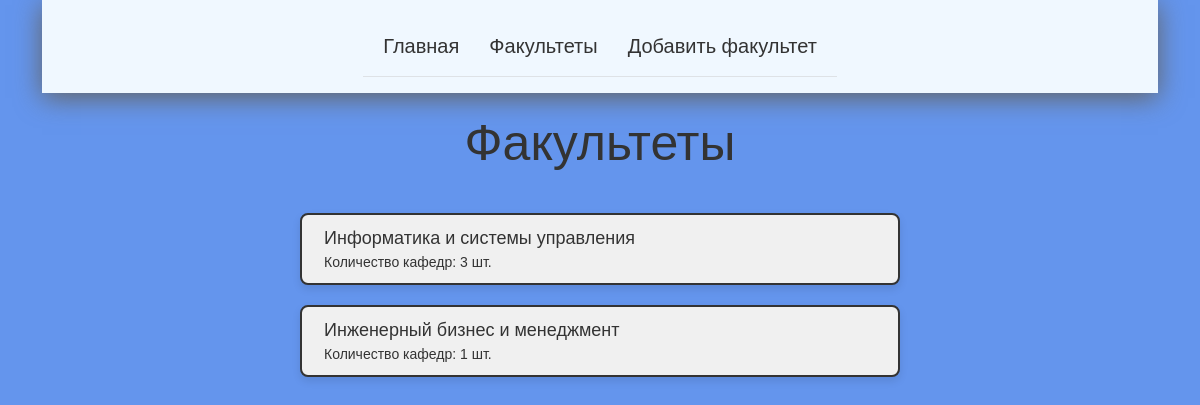
/faculties, run on an earlier commit of the app's database.
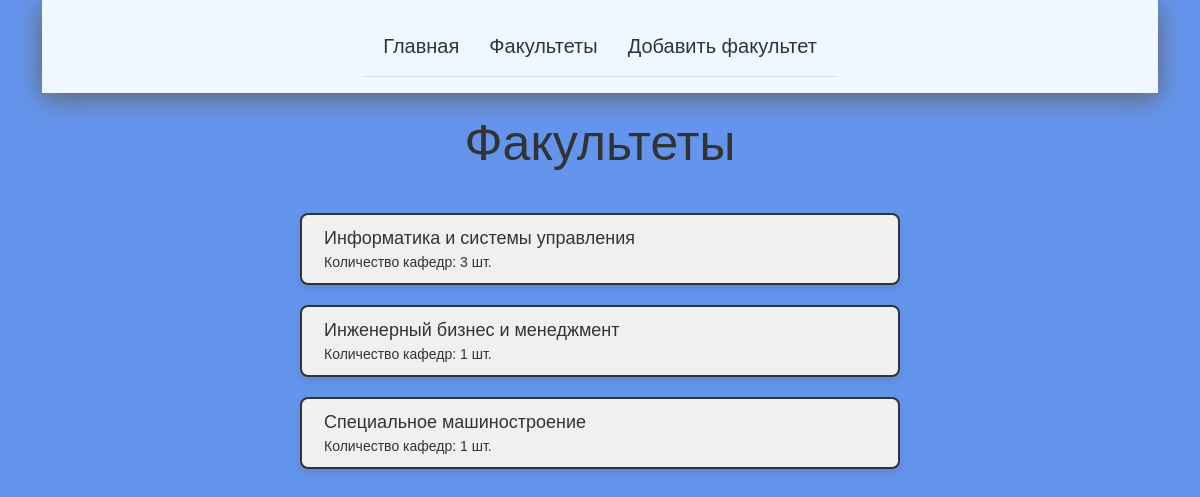
And on a later commit of the database.
### app.py (models this page shows)
class Faculty(db.Model):
    id = db.Column(db.Integer, primary_key=True)
    facultyName = db.Column(db.String(100), nullable=False)
    departments = db.relationship('Department', backref='faculty', lazy=True)
    @property
    def departmentNumber(self):
        return len(self.departments)

### app.py (the view)
@app.route("/faculties")
def faculties():
    faculties = Faculty.query.all()
    return render_template('faculties.html', faculties=faculties)

### templates/faculties.html (shortened to what this page needs)
{% extends 'base.html' %}
{% block contentTitle %}
Факультеты
{% endblock %}
{% block content %}
{% for faculty in faculties %}
<div class="row">
    <a href="/faculties/departments/id={{ faculty.id }}" class="rowMainLabelRef">{{ faculty.facultyName }}</a>
    <div class="rowSecondaryLabel">Количество кафедр: {{ faculty.departmentNumber }} шт.</div>
</div>
{% endfor %}
{% endblock %}

### templates/base.html (shortened to what this page needs)
<!DOCTYPE html>
<html lang="en">
<head>
    <link href="https://cdn.jsdelivr.net/npm/bootstrap@5.3.8/dist/css/bootstrap.min.css" rel="stylesheet">
    <link rel="stylesheet" href="{{ url_for('static', filename='css/main.css') }}">
</head>
<body>
    <div class="container">
        <header class="d-flex justify-content-center py-3">
            <ul class="nav-pills">
                <li class="nav-item"><a href="{{ url_for('main_page') }}" class="nav-link">Главная</a></li>
                <li class="nav-item"><a href="{{ url_for('faculties') }}" class="nav-link">Факультеты</a></li>
                <li class="nav-item"><a href="{{ url_for('create_faculty') }}" class="nav-link">Добавить факультет</a></li>
            </ul>
        </header>
        <h1>{% block contentTitle %}{% endblock %}</h1>
        {% block content %}{% endblock %}
    </div>
</body>
</html>

### static/css/main.css (style rules this page uses)
header { position: sticky; top: 0; padding: 10px; background-color:aliceblue; box-shadow: 0 5px 25px rgb(100, 100, 100); }
.nav-pills { display: flex; list-style: none; margin: 0; gap: 30px; padding: 15px 20px; border-bottom: 1px solid #dee2e6; }
.nav-link { font-family: Arial, sans-serif; font-size: 20px; color: #333; text-align: left; text-decoration: none; }
body { background-color: cornflowerblue; }
h1 { font-family: Arial, sans-serif; font-size: 50px; color: #333; text-align: center; padding: 20px; }
.row { width: 600px; background-color: #f0f0f0; border: 2px solid #333; border-radius: 8px; display: flex; align-items: center; margin: 20px auto; padding: 10px; box-shadow: 0 4px 8px rgba(0,0,0,0.1); }
.row .rowMainLabelRef { font-family: Arial, sans-serif; font-size: 18px; color: #333; text-align: left; text-decoration: none; }
.row .rowSecondaryLabel { font-family: Arial, sans-serif; font-size: 14px; color: #333; text-align: left; }

What changed in the data, as far as the page shows it:
added Faculty: facultyName "Специальное машиностроение", departmentNumber "1"
